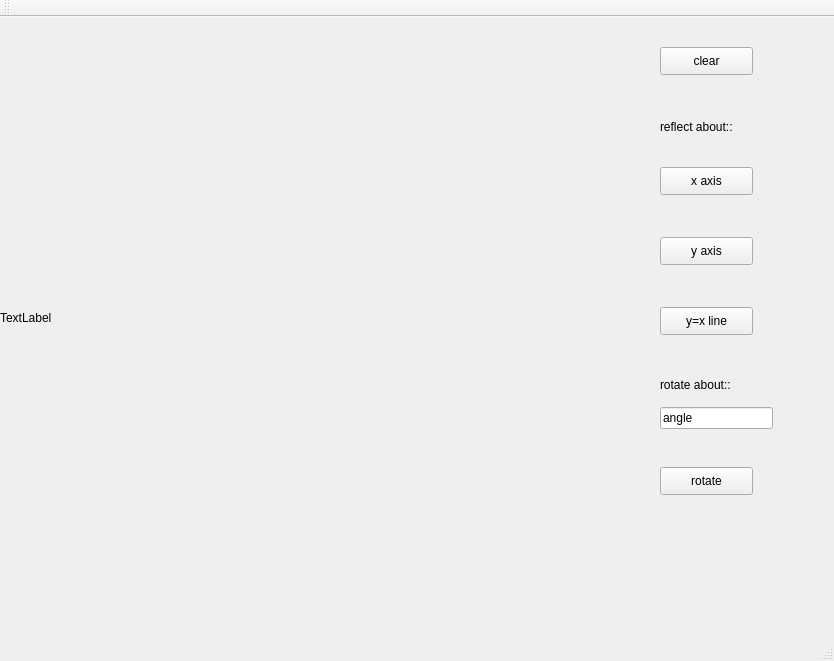
<?xml version="1.0" encoding="UTF-8"?>
<ui version="4.0">
 <class>MainWindow</class>
 <widget class="QMainWindow" name="MainWindow">
  <property name="geometry">
   <rect>
    <x>0</x>
    <y>0</y>
    <width>834</width>
    <height>661</height>
   </rect>
  </property>
  <property name="windowTitle">
   <string>MainWindow</string>
  </property>
  <widget class="QWidget" name="centralWidget">
   <widget class="QLabel" name="label">
    <property name="geometry">
     <rect>
      <x>0</x>
      <y>0</y>
      <width>601</width>
      <height>601</height>
     </rect>
    </property>
    <property name="text">
     <string>TextLabel</string>
    </property>
   </widget>
   <widget class="QPushButton" name="horizontal">
    <property name="geometry">
     <rect>
      <x>660</x>
      <y>150</y>
      <width>93</width>
      <height>28</height>
     </rect>
    </property>
    <property name="text">
     <string>x axis</string>
    </property>
   </widget>
   <widget class="QPushButton" name="vertical">
    <property name="geometry">
     <rect>
      <x>660</x>
      <y>220</y>
      <width>93</width>
      <height>28</height>
     </rect>
    </property>
    <property name="text">
     <string>y axis</string>
    </property>
   </widget>
   <widget class="QPushButton" name="slant">
    <property name="geometry">
     <rect>
      <x>660</x>
      <y>290</y>
      <width>93</width>
      <height>28</height>
     </rect>
    </property>
    <property name="text">
     <string>y=x line</string>
    </property>
   </widget>
   <widget class="QLabel" name="label_2">
    <property name="geometry">
     <rect>
      <x>660</x>
      <y>100</y>
      <width>111</width>
      <height>20</height>
     </rect>
    </property>
    <property name="text">
     <string>reflect about::</string>
    </property>
   </widget>
   <widget class="QLabel" name="label_3">
    <property name="geometry">
     <rect>
      <x>660</x>
      <y>360</y>
      <width>101</width>
      <height>16</height>
     </rect>
    </property>
    <property name="text">
     <string>rotate about::</string>
    </property>
   </widget>
   <widget class="QPushButton" name="rotate">
    <property name="geometry">
     <rect>
      <x>660</x>
      <y>450</y>
      <width>93</width>
      <height>28</height>
     </rect>
    </property>
    <property name="text">
     <string>rotate</string>
    </property>
   </widget>
   <widget class="QPushButton" name="pushButton">
    <property name="geometry">
     <rect>
      <x>660</x>
      <y>30</y>
      <width>93</width>
      <height>28</height>
     </rect>
    </property>
    <property name="text">
     <string>clear</string>
    </property>
   </widget>
   <widget class="QLineEdit" name="lineEdit">
    <property name="geometry">
     <rect>
      <x>660</x>
      <y>390</y>
      <width>113</width>
      <height>22</height>
     </rect>
    </property>
    <property name="text">
     <string>angle</string>
    </property>
   </widget>
  </widget>
  <widget class="QMenuBar" name="menuBar">
   <property name="geometry">
    <rect>
     <x>0</x>
     <y>0</y>
     <width>834</width>
     <height>26</height>
    </rect>
   </property>
  </widget>
  <widget class="QToolBar" name="mainToolBar">
   <attribute name="toolBarArea">
    <enum>TopToolBarArea</enum>
   </attribute>
   <attribute name="toolBarBreak">
    <bool>false</bool>
   </attribute>
  </widget>
  <widget class="QStatusBar" name="statusBar"/>
 </widget>
 <layoutdefault spacing="6" margin="11"/>
 <resources/>
 <connections/>
</ui>
